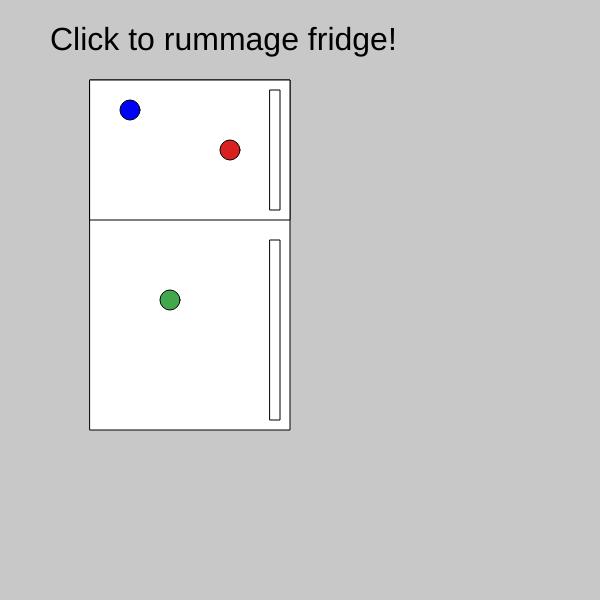
Frame 1 (no input)
Frame 60 (no input): identical to frame 1, image omitted
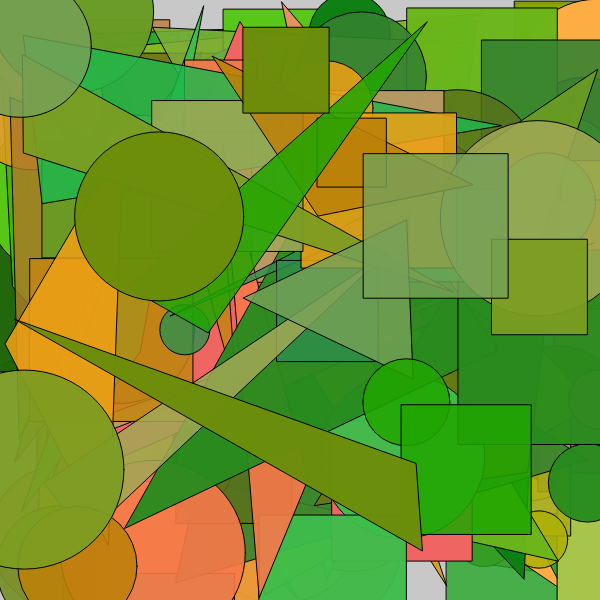
Frame 120 (the mouse pressed at the canvas centre since frame 60)

The p5.js sketch that drew these frames (run headless with seeded random() and noise() and a simulated clock; from frame 60 on, the mouse is pressed at the canvas centre):

// p5.js sketch
// ── sketch.js
// cats I know 
let food = [{name: "hotdogs in the far back"},
            {name: "stale bread"}, 
            {name: "smelly tuna"}, 
            {name: "moldy cheese"}, 
            {name: "spoiled milk"}, 
            {name: "month old rice"}, 
            {name: "rotten apple"}]; 


let randomIndex
let animating = false;


function setup(){
    createCanvas(600, 600);
    background(200);
    textSize(32)

    text("Click to rummage fridge!", 50, 50);
  rect(90, 80, 200, 350)
  rect(90, 80, 200, 140)
  rect(270, 90, 10, 120)
  rect(270, 240, 10, 180)
  
  fill(217,33, 33);
  circle(230, 150, 20);
  
  fill(0, 0, 255);
circle(130, 110, 20);
  
  fill(65, 169, 76);
circle(170, 300, 20);
    
}

function draw() {

 let r = random(255);
  let g = random(100,200);
  let b = random(100); 
  let a = random(200,255);

    if(animating == true){
      fill(r,g, b,a);
        ellipse(random(width), random(height), random(50, 200));
      
      triangle(random(width), random(height), random(width), random(height), random(width), random (height));

      rect (random (width), random (height), random(50,200));


    }
}

function randomizer(){
    animating = false;

if (food[0]){

    background(random(200, 255));
    randomIndex = int(random(food.length));
    text(food[randomIndex].name, 50, 50);
    food.splice(randomIndex, 1);

} else {
    background(random(200, 255));
    fill (27, 27, 27)
    text ("MOM! THERE'S", 50, 50);
    text ("NOTHING IN THE FRIDGE!", 50,100);
    text ("CAN WE ORDER PIZZA?!", 50,450);
  
  fill(229, 194, 152);
  circle(200, 250, 200);
  fill (127, 0, 0)
  arc(200, 270, 70, 60, 0, PI + HALF_PI,  CHORD);
  translate(width / 2, height / 2);
rotate(PI / 3.0);
  fill (16,16,16)
rect(-100, 10, 52, 10);
rect(-150, 70, 10, 52);
}
}

function mousePressed() {
    animating = true;
    setTimeout(randomizer, 2000);


    
}
